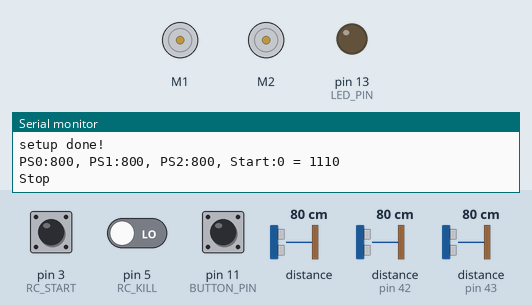
Simulated run of this sketch. Board: Arduino Uno, built with avr-gcc and run on an emulated ATmega328P. Shown: 2 × DC motor (green arrow = forward, orange = backward, longer = faster), output pins drawn as LEDs (lit = HIGH), the last lines printed to the serial monitor. Inputs (shaded band) come from the test bench; at power-on: pin 3 (RC_START) LOW, distance to the obstacle 80 cm, pin 11 (BUTTON_PIN) HIGH, pin 5 (RC_KILL) LOW, distance to the obstacle (sensors on pin 42, pin 43) 80 cm.

Above: at 1.2 s.
1.3 s: pin 3 (RC_START) pulled HIGH for 0.15 s
At 1.41 s:
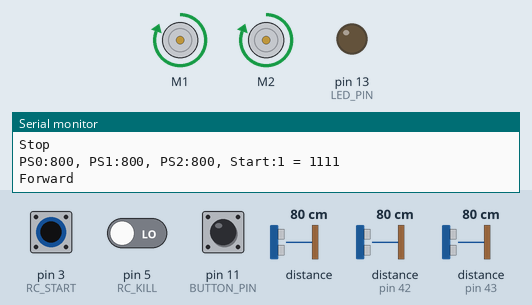
3.0 s: distance to the obstacle (sensor 0) set to 120 cm
4.6 s: pin 3 (RC_START) pulled HIGH for 1 s
At 5.2 s:
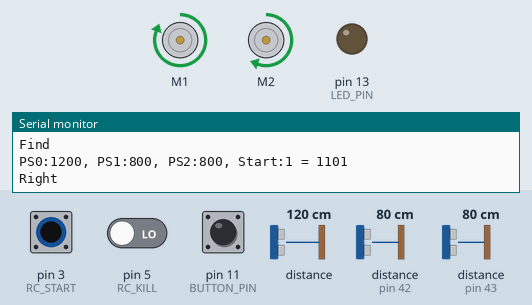
7.1 s: pin 11 (BUTTON_PIN) pulled LOW for 0.15 s
8.7 s: distance to the obstacle (sensor 0) set to 115 cm
At 9.9 s:
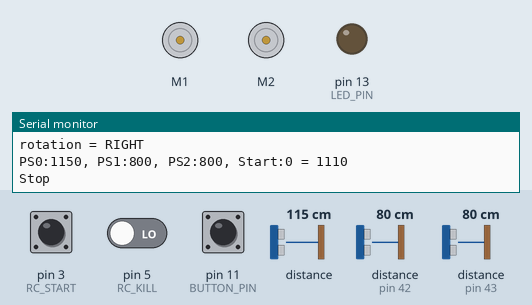
10.2 s: pin 3 (RC_START) pulled HIGH for 3.2 s
At 10.9 s:
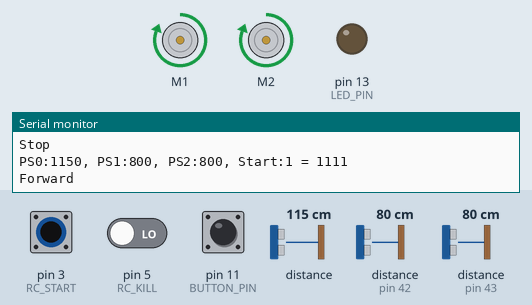
Timing chart, 0 to 15.0 s (numbered marks = the images above; inputs shaded):
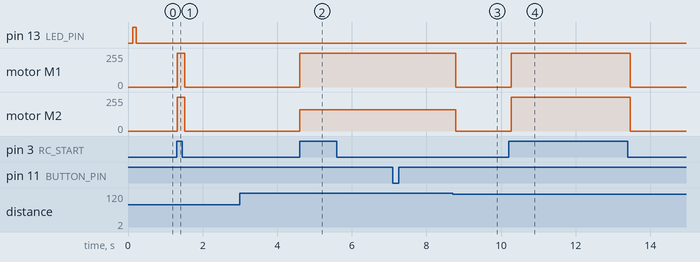

The sketch:

BigRobot.ino
```cpp
//T0005 - Test

// Pololu Github - https://github.com/pololu/dual-vnh5019-motor-shield/
#include <DualVNH5019MotorShield.h>
// Pololu Github - https://github.com/pololu/vl53l0x-arduino
#include <VL53L0X.h>
// Pololu Github - https://github.com/pololu/qtr-sensors-arduino
#include <QTRSensors.h>
// Pololu Github - https://github.com/pololu/pushbutton-arduino
#include <Pushbutton.h>
// I2C library
#include <Wire.h>

// --- define PINS
#define LED_PIN 13
#define BUTTON_PIN 11
#define RC_START 3 //Remote Controll(StertModule)
#define RC_KILL 5  //Remote Controll(StertModule)
#define XSHUT_pin2 16 //VL53L0X power controll pin
#define XSHUT_pin1 17 //VL53L0X power controll pin

//VL53L0X ADDRESS_DEFAULT 0b0101001 or 41
//#define Sensor1_newAddress 41 not required address change
#define Sensor2_newAddress 42
#define Sensor3_newAddress 43

//rotation direction
#define RIGHT 0
#define LEFT 1

// --- define Variables
// Speed: 0 is stopped, 400 is full speed, -400 reverce
int FULL_SPEED = 400;         //MAX motor speed
int m1Speed = FULL_SPEED / 2; //Initially motor speed
int m2Speed = FULL_SPEED / 2; //Initially motor speed
int REVERSE_SPEED = 200;      //Reverse motor speed
int TURN_SPEED = 250;         //Turn motor
int FORWARD_SPEED = 250;      //Forward motor speed
int STOP = 0;                 //Stop motor
int Border_Distance = 1200;    //MAX distance, if bigger = error = 0


//Variables
int PS0, PS1, PS2;      //Robot detection(Proximity sensor) vars
byte RDM;                //Robot detection Matrix
byte First_RDM=B10101010;//Robot detection Matrix, loop before
byte buttonState = 0;    //Start buttun
byte RC_Start_State = 0; //Start Module satart state
byte RC_Stop_State = 0;  //Kill Module satart state
byte goPressed = 0;      //button pressed once
byte goStart = 0;        //started once
byte rotation = LEFT;    //defult rotation to left

// --- define Objects
Pushbutton button(BUTTON_PIN); // button create and init
DualVNH5019MotorShield motors; // MotorDriver create
VL53L0X Sensor1;               //VL53L0X Sensor
VL53L0X Sensor2;               //VL53L0X Sensor
VL53L0X Sensor3;               //VL53L0X Sensor


void RDMprint()
{
Serial.print("PS0:");
Serial.print(PS0);
Serial.print(", PS1:");
Serial.print(PS1);
Serial.print(", PS2:");
Serial.print(PS2);
Serial.print(", Start:");
Serial.print(RC_Start_State);
//Serial.print(", Stop:");
//Serial.print(RC_Stop_State);
Serial.print(" = ");
Serial.println(RDM, BIN);
};

void SensorsRead()
{
  // --- Read Proximity sensors
  PS0=Sensor1.readRangeContinuousMillimeters();
  PS1=Sensor2.readRangeContinuousMillimeters();
  PS2=Sensor3.readRangeContinuousMillimeters();

  if ((PS0 == -1) && (PS1 == -1) && (PS2 == -1))
    {
      init_Sensors();
    };


  // --- check if sensor val into condition
  boolean BPS0 = 10 < PS0 && PS0 < Border_Distance;
  boolean BPS1 = 10 < PS1 && PS1 < Border_Distance;
  boolean BPS2 = 10 < PS2 && PS2 < Border_Distance;

  // --- Read Start-Stop astates
  RC_Start_State = digitalRead(RC_START);
  RC_Stop_State = digitalRead(RC_KILL);

  RDM=0xFF;
  RDM=RDM<<1|1;
  RDM=RDM<<1|1;
  RDM=RDM<<1|1;
  RDM=RDM<<1|1;
  RDM=RDM<<1|!BPS2;
  RDM=RDM<<1|!BPS1;
  RDM=RDM<<1|!BPS0;
  RDM=RDM<<1|!RC_Start_State;
//  RDM=RDM<<1|!RC_Stop_State;
  RDM=~RDM;
};

void init_Sensors()
{
// --- Init I2C bus
Wire.begin();
Serial.println("Wire.begin");

  // --- Power up, change addres and init 3x VL53L0X sensors
  //Sensor3 is powered, change address of Sensor3 and power up next one
  Sensor3.setAddress(Sensor3_newAddress);
  //Activate(power up) next Sensor2 and change address
  pinMode(XSHUT_pin2, INPUT);//For power-up procedure t-boot max 1.2ms "Datasheet: 2.9 Power sequence"
  delay(10);
  Sensor2.setAddress(Sensor2_newAddress);
  //Activate(power up) next Sensor1, address not change 41
  pinMode(XSHUT_pin1, INPUT);
  delay(10);

  // Init 3x Sensors
  Sensor1.init();
  Sensor2.init();
  Sensor3.init();

  // Set setTimeout 3x Sensors
  Sensor1.setTimeout(500);
  Sensor2.setTimeout(500);
  Sensor3.setTimeout(500);

  // Set LONG_RANGE(about 2000mm) 3x Sensors
  // LONG_RANGE - increases the sensitivity of the sensor and extends its potential range to 2000 mm
  // --- Sensor1
  // lower the return signal rate limit (default is 0.25 MCPS)
  Sensor1.setSignalRateLimit(0.1);
  // increase laser pulse periods (defaults are 14 and 10 PCLKs)
  Sensor1.setVcselPulsePeriod(VL53L0X::VcselPeriodPreRange, 18);
  Sensor1.setVcselPulsePeriod(VL53L0X::VcselPeriodFinalRange, 14);
  // --- Sensor2
  Sensor2.setSignalRateLimit(0.1);
  Sensor2.setVcselPulsePeriod(VL53L0X::VcselPeriodPreRange, 18);
  Sensor2.setVcselPulsePeriod(VL53L0X::VcselPeriodFinalRange, 14);
  // --- Sensor3
  Sensor3.setSignalRateLimit(0.1);
  Sensor3.setVcselPulsePeriod(VL53L0X::VcselPeriodPreRange, 18);
  Sensor3.setVcselPulsePeriod(VL53L0X::VcselPeriodFinalRange, 14);

  // Set HIGH_SPEED 3x Sensors
  // HIGH_SPEED - at the cost of lower accuracy
  // reduce timing budget to 20 ms (default is about 33 ms)
  Sensor1.setMeasurementTimingBudget(20000);
  Sensor2.setMeasurementTimingBudget(20000);
  Sensor3.setMeasurementTimingBudget(20000);

  // Start continuous back-to-back mode (take readings as
  // fast as possible).  To use continuous timed mode
  // instead, provide a desired inter-measurement period in
  // ms (e.g. sensor.startContinuous(100)).
  Sensor1.startContinuous();
  Sensor2.startContinuous();
  Sensor3.startContinuous();
}

void setup()
{
  Serial.begin(115200);
  Serial.println("rotation = LEFT");

  //Shutdown pins of VL53L0X ACTIVE-LOW-ONLY NO TOLERANT TO 5V will fry them
  pinMode(XSHUT_pin2, OUTPUT);
  pinMode(XSHUT_pin1, OUTPUT);
  pinMode(LED_PIN, OUTPUT);
  pinMode(RC_START, INPUT);
  pinMode(RC_KILL, INPUT);

  digitalWrite(LED_PIN, LOW);
  motors.init();                 // MotorDriver init
  Serial.println("motors.init");

  init_Sensors();
  Serial.println("setup done!");
}

void loop()
{
SensorsRead();


buttonState = button.isPressed();
if ((goPressed != HIGH) and (buttonState == HIGH))
  {
    goPressed = 1; //set to High after first press
    rotation = RIGHT;
    Serial.println("rotation = RIGHT");
  };
digitalWrite(LED_PIN, rotation);


if (First_RDM != RDM)//If no changes into RDM, do nothing
  {
    RDMprint(); //debug output of Sharp reading
    First_RDM = RDM;//Save current RDM
    switch(RDM){//Main case, as FSM serch current state of RDM
    case B00001111://Go forward
      motors.setSpeeds(FULL_SPEED, FULL_SPEED);
      Serial.println("Forward");
    break;
    case B00000011://Go rotate left
      motors.setSpeeds(0, FULL_SPEED);
      Serial.println("Fast Left");
      rotation=LEFT;
      break;
    case B00000111://Go rotate left
      motors.setSpeeds(FORWARD_SPEED, FULL_SPEED);
      Serial.println("Left");
      rotation=LEFT;
    break;
    case B00001001://Go rotate right
      motors.setSpeeds(FULL_SPEED, 0);
      Serial.println("Fast Right");
      rotation=RIGHT;
    break;
    case B00001101://Go rotate right
      motors.setSpeeds(FULL_SPEED, FORWARD_SPEED);
      Serial.println("Right");
      rotation=RIGHT;
    break;
    case B00001000:
    case B00000010:
    case B00001110:
    case B00000000:
      motors.setSpeeds(STOP, STOP);
      Serial.println("Stop");
      rotation=RIGHT;
    break;
    default:
      switch(rotation){
        if (RC_Start_State == HIGH)//Start then RC_Start pin HIGH, Kill pin LOW
        {
        switch(rotation){
            case LEFT: motors.setSpeeds(-TURN_SPEED, TURN_SPEED); break;
            case RIGHT: motors.setSpeeds(TURN_SPEED, -TURN_SPEED);break;
          };
      };
    };
    Serial.println("Find");
  };
};
}
```

Measured:
- the behaviour switches between 120 and 119 cm on distance to the obstacle (sensor 0) (found by bisection; images 2 and 3)
- after the input at 1.3 s, motor M1, motor M2: stopped → forward 255/255 at once, → stopped 0.20 s later
- after the input at 4.6 s, motor M1: stopped → forward 255/255 at once; motor M2: stopped → forward 159/255 at once
- after the input at 8.7 s, motor M1: forward 255/255 → stopped after 0.08 s; motor M2: forward 159/255 → stopped after 0.08 s
- after the input at 10.2 s, motor M1, motor M2: stopped → forward 255/255 after 0.07 s, → stopped 3.2 s later
